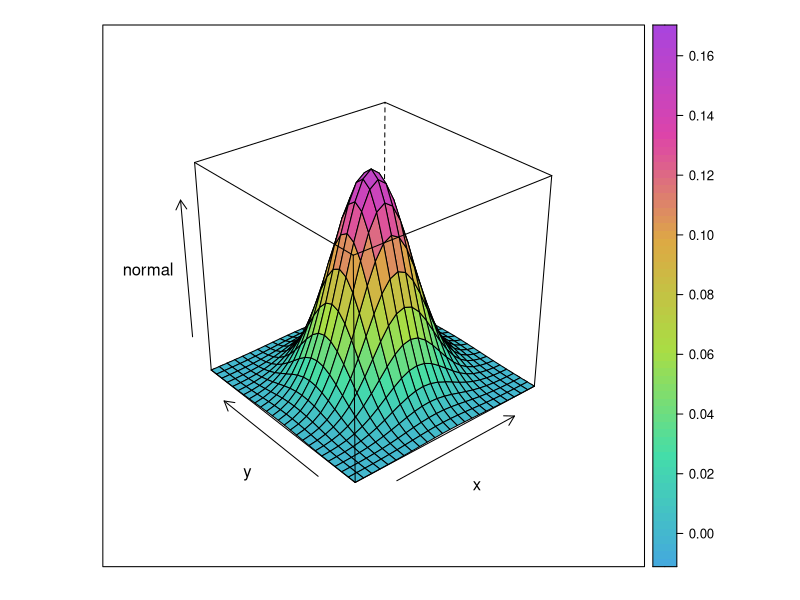
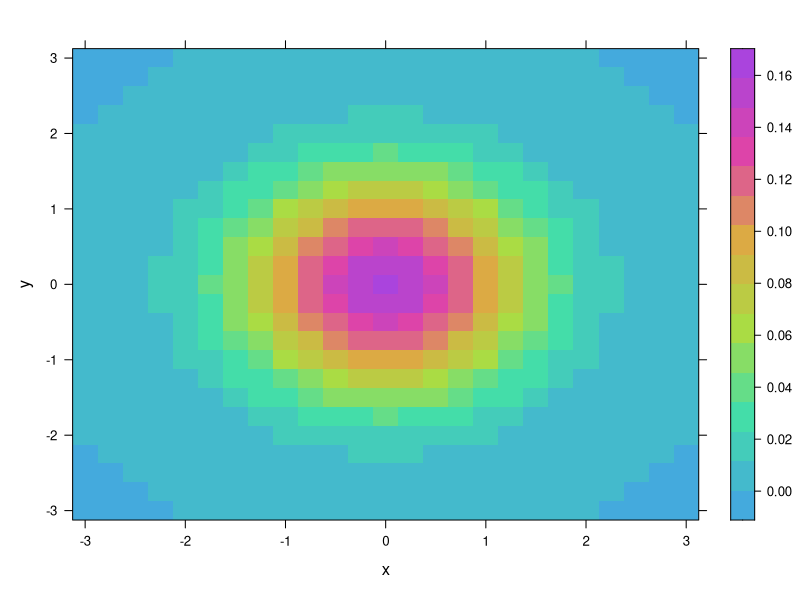

The R source for these figures, in order:
library(lattice)
library(mvtnorm)
myPal <- colorRampPalette(c("#44AADD"
                            , "#44DDAA"
                            , "#AADD44"
                            , "#DDAA44"
                            , "#DD44AA"
                            , "#AA44DD"))
edge <- seq(-3, 3, length.out = 25)
surface <- expand.grid(x = edge, y = edge)
surface$normal <- dmvnorm(as.matrix(surface, ncol = 2))
wireframe(normal ~ x * y, data = surface
          , drape = TRUE
          , col.regions = myPal(200))
levelplot(normal ~ x * y, data = surface
          , col.regions = myPal(200))
